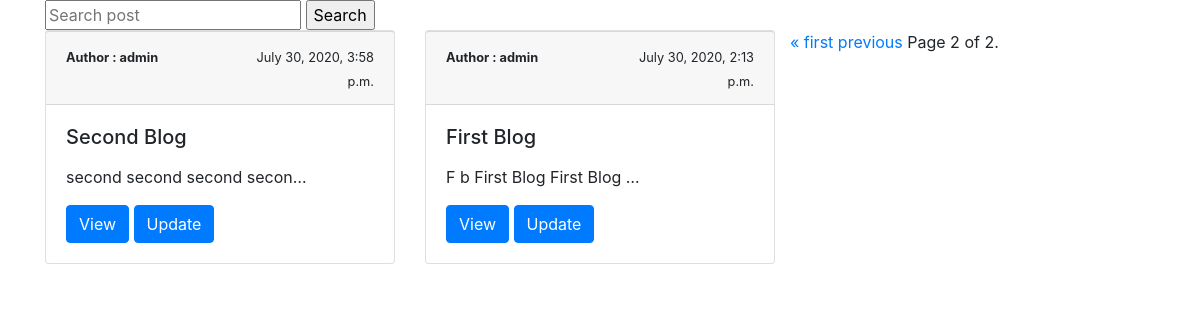
The app's page /posts/?page=2 with its own data.
### posts/models.py (models this page shows, shortened)
class Post(models.Model):
    user = models.ForeignKey(settings.AUTH_USER_MODEL, default=1,on_delete=models.CASCADE)
    title = models.CharField(max_length=40)
    image = models.ImageField(null=True, blank=True)
    content = models.TextField()
    updated = models.DateTimeField(auto_now=True, auto_now_add=False)
    timestamp = models.DateTimeField(auto_now=False, auto_now_add=True) # will be set only one time
    def get_absolute_url(self):
        return reverse("posts:detail", kwargs={"id": self.id})
    def get_update_url(self):
        return reverse("posts:update", kwargs={"id": self.id})
    class Meta:
        ordering = ["-timestamp", "-updated"]

### posts/views.py (the view)
# urls.py: path('', post_list, name="home"),
def post_list(request):
    queryset_list = Post.objects.all() #.order_by("-timestamp")
    query = request.GET.get("q")
    if query:
        queryset_list = queryset_list.filter(
            Q(title__icontains=query) |
            Q(content__icontains=query) |
            Q(user__username__icontains=query)
            ).distinct()
    paginator = Paginator(queryset_list, 9) # Show 25 contacts per page.
    page_number = request.GET.get('page')
    queryset = paginator.get_page(page_number)
    context = {
        "object_list": queryset,
        "title": "list"
    }
    return render(request, "post_list.html", context)

### templates/post_list.html (shortened to what this page needs)
{% extends  "base.html"%}
{% block content %}
<div>
    <form method="GET" action="">
        <input type="text" name="q" placeholder="Search post" value="{{request.GET.q}}"/>
        <input type="submit" value="Search" />
    </form>
</div>
<div class="row row-cols-1 row-cols-md-3">
    {% for object in object_list%}
        <div class="col mb-4">
            <div class="card">
                <div class="card-header" style="border-top: 1px solid rgba(0,0,0,.125);">
                    <div class="row">
                        <div class="col">
                        {% if object.user %}
                        <small><strong>Author : {{object.user}}</strong></small>
                        {% endif %}
                        </div>
                        <div class="col text-right">
                            <small>{{object.timestamp}}</small>
                        </div>
                    </div>
                </div>
                <div class="card-body">
                <h5 class="card-title">{{object.title}}</h5>
                <p class="card-text">{{object.content|linebreaks|truncatechars:30}}</p>
                <a href="{{ object.get_absolute_url }}" class="btn btn-primary">View</a>
                <a href="{{ object.get_update_url }}" class="btn btn-primary">Update</a>
            </div>
            </div>
        </div>
    {% endfor %}
    <div class="pagination">
        <span class="step-links">
            {% if object_list.has_previous %}
                <a href="?page=1">&laquo; first</a>
                <a href="?page={{ object_list.previous_page_number }}{%if request.GET.q%}&q={{request.GET.q}}{%endif%}">previous</a>
            {% endif %}
            <span class="current">
                Page {{ object_list.number }} of {{ object_list.paginator.num_pages }}.
            </span>
        </span>
    </div>
</div>
{% endblock content %}

### templates/base.html (shortened to what this page needs)
{% load static %}
<!DOCTYPE html>
<html>
    <head>
        <link href="{% static 'css/base.css' %}" rel="stylesheet"/>
        <link rel="stylesheet" href="https://stackpath.bootstrapcdn.com/bootstrap/4.5.0/css/bootstrap.min.css">
    </head>
    <body>
        <div class="container">
            {% block content %}{% endblock content %}
        </div>
    </body>
</html>

### records on screen
Post: user "admin", timestamp "July 30, 2020, 3:58 p.m.", title "Second Blog", content "second second second secon…"
Post: user "admin", timestamp "July 30, 2020, 2:13 p.m.", title "First Blog", content "F b First Blog First Blog …"

### other values on screen
{{ object_list.number }} "2"
{{ object_list.paginator.num_pages }} "2"
